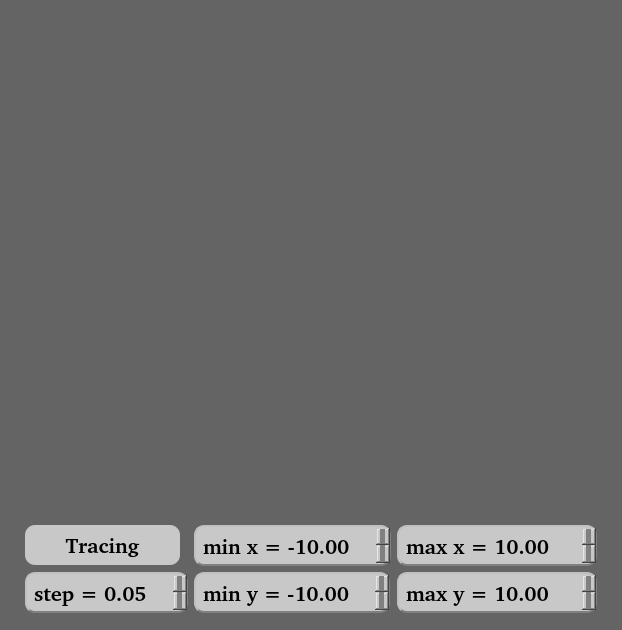
<?xml version="1.0" encoding="UTF-8"?>
<ui version="4.0">
 <class>Graph</class>
 <widget class="QDialog" name="Graph">
  <property name="geometry">
   <rect>
    <x>0</x>
    <y>0</y>
    <width>620</width>
    <height>630</height>
   </rect>
  </property>
  <property name="sizePolicy">
   <sizepolicy hsizetype="Fixed" vsizetype="Fixed">
    <horstretch>0</horstretch>
    <verstretch>0</verstretch>
   </sizepolicy>
  </property>
  <property name="minimumSize">
   <size>
    <width>0</width>
    <height>0</height>
   </size>
  </property>
  <property name="maximumSize">
   <size>
    <width>620</width>
    <height>630</height>
   </size>
  </property>
  <property name="windowTitle">
   <string>Graph</string>
  </property>
  <property name="styleSheet">
   <string notr="true">background: rgb(100, 100, 100)</string>
  </property>
  <layout class="QVBoxLayout" name="verticalLayout">
   <item>
    <widget class="QCustomPlot" name="customPlot" native="true">
     <property name="enabled">
      <bool>false</bool>
     </property>
     <property name="sizePolicy">
      <sizepolicy hsizetype="Fixed" vsizetype="Fixed">
       <horstretch>0</horstretch>
       <verstretch>0</verstretch>
      </sizepolicy>
     </property>
     <property name="minimumSize">
      <size>
       <width>600</width>
       <height>500</height>
      </size>
     </property>
    </widget>
   </item>
   <item>
    <layout class="QHBoxLayout" name="horizontalLayout">
     <item>
      <layout class="QGridLayout" name="gridLayout">
       <item row="0" column="2">
        <widget class="QDoubleSpinBox" name="doubleSpinBox_max_x">
         <property name="sizePolicy">
          <sizepolicy hsizetype="Fixed" vsizetype="Fixed">
           <horstretch>0</horstretch>
           <verstretch>0</verstretch>
          </sizepolicy>
         </property>
         <property name="minimumSize">
          <size>
           <width>140</width>
           <height>40</height>
          </size>
         </property>
         <property name="font">
          <font>
           <family>Nimbus Sans [urw]</family>
           <pointsize>16</pointsize>
           <bold>true</bold>
          </font>
         </property>
         <property name="styleSheet">
          <string notr="true">QDoubleSpinBox{
color: black;
border: 2px solid gray;
border-radius: 10px;
border-style: outset;
background: rgb(200, 200, 200);
padding: 5px;
}
QDoubleSpinBox::up-arrow {
background : gray;
}
QDoubleSpinBox::down-arrow {
background : gray;
}
</string>
         </property>
         <property name="prefix">
          <string>max x = </string>
         </property>
         <property name="minimum">
          <double>-100.000000000000000</double>
         </property>
         <property name="maximum">
          <double>100.000000000000000</double>
         </property>
         <property name="value">
          <double>10.000000000000000</double>
         </property>
        </widget>
       </item>
       <item row="1" column="1">
        <widget class="QDoubleSpinBox" name="doubleSpinBox_min_y">
         <property name="sizePolicy">
          <sizepolicy hsizetype="Fixed" vsizetype="Fixed">
           <horstretch>0</horstretch>
           <verstretch>0</verstretch>
          </sizepolicy>
         </property>
         <property name="minimumSize">
          <size>
           <width>140</width>
           <height>40</height>
          </size>
         </property>
         <property name="font">
          <font>
           <family>Nimbus Sans [urw]</family>
           <pointsize>16</pointsize>
           <bold>true</bold>
          </font>
         </property>
         <property name="styleSheet">
          <string notr="true">QDoubleSpinBox{
color: black;
border: 2px solid gray;
border-radius: 10px;
border-style: outset;
background: rgb(200, 200, 200);
padding: 5px;
}
QDoubleSpinBox::up-arrow {
background : gray;
}
QDoubleSpinBox::down-arrow {
background : gray;
}
</string>
         </property>
         <property name="prefix">
          <string>min y = </string>
         </property>
         <property name="minimum">
          <double>-100.000000000000000</double>
         </property>
         <property name="maximum">
          <double>100.000000000000000</double>
         </property>
         <property name="value">
          <double>-10.000000000000000</double>
         </property>
        </widget>
       </item>
       <item row="1" column="2">
        <widget class="QDoubleSpinBox" name="doubleSpinBox_max_y">
         <property name="sizePolicy">
          <sizepolicy hsizetype="Fixed" vsizetype="Fixed">
           <horstretch>0</horstretch>
           <verstretch>0</verstretch>
          </sizepolicy>
         </property>
         <property name="minimumSize">
          <size>
           <width>140</width>
           <height>40</height>
          </size>
         </property>
         <property name="font">
          <font>
           <family>Nimbus Sans [urw]</family>
           <pointsize>16</pointsize>
           <bold>true</bold>
          </font>
         </property>
         <property name="styleSheet">
          <string notr="true">QDoubleSpinBox{
color: black;
border: 2px solid gray;
border-radius: 10px;
border-style: outset;
background: rgb(200, 200, 200);
padding: 5px;
}
QDoubleSpinBox::up-arrow {
background : gray;
}
QDoubleSpinBox::down-arrow {
background : gray;
}
</string>
         </property>
         <property name="prefix">
          <string>max y = </string>
         </property>
         <property name="minimum">
          <double>-100.000000000000000</double>
         </property>
         <property name="maximum">
          <double>100.000000000000000</double>
         </property>
         <property name="value">
          <double>10.000000000000000</double>
         </property>
        </widget>
       </item>
       <item row="0" column="1">
        <widget class="QDoubleSpinBox" name="doubleSpinBox_min_x">
         <property name="sizePolicy">
          <sizepolicy hsizetype="Fixed" vsizetype="Fixed">
           <horstretch>0</horstretch>
           <verstretch>0</verstretch>
          </sizepolicy>
         </property>
         <property name="minimumSize">
          <size>
           <width>140</width>
           <height>40</height>
          </size>
         </property>
         <property name="font">
          <font>
           <family>Nimbus Sans [urw]</family>
           <pointsize>16</pointsize>
           <bold>true</bold>
          </font>
         </property>
         <property name="styleSheet">
          <string notr="true">QDoubleSpinBox{
color: black;
border: 2px solid gray;
border-radius: 10px;
border-style: outset;
background: rgb(200, 200, 200);
padding: 5px;
}
QDoubleSpinBox::up-arrow {
background : gray;
}
QDoubleSpinBox::down-arrow {
background : gray;
}
</string>
         </property>
         <property name="prefix">
          <string>min x = </string>
         </property>
         <property name="suffix">
          <string/>
         </property>
         <property name="decimals">
          <number>2</number>
         </property>
         <property name="minimum">
          <double>-100.000000000000000</double>
         </property>
         <property name="maximum">
          <double>100.000000000000000</double>
         </property>
         <property name="value">
          <double>-10.000000000000000</double>
         </property>
        </widget>
       </item>
       <item row="0" column="0">
        <widget class="QPushButton" name="pushButton">
         <property name="sizePolicy">
          <sizepolicy hsizetype="Fixed" vsizetype="Fixed">
           <horstretch>0</horstretch>
           <verstretch>0</verstretch>
          </sizepolicy>
         </property>
         <property name="minimumSize">
          <size>
           <width>155</width>
           <height>40</height>
          </size>
         </property>
         <property name="font">
          <font>
           <family>Nimbus Sans [urw]</family>
           <pointsize>16</pointsize>
           <bold>true</bold>
          </font>
         </property>
         <property name="styleSheet">
          <string notr="true">QPushButton {
color: black;
border: none;
border-radius: 10px;
border-style: outset;
background: rgb(200, 200, 200);
padding: 5px;
}

QPushButton:hover {
background: rgb(223, 223, 0);
}
</string>
         </property>
         <property name="text">
          <string>Tracing</string>
         </property>
        </widget>
       </item>
       <item row="1" column="0">
        <widget class="QDoubleSpinBox" name="doubleSpinBox_step">
         <property name="sizePolicy">
          <sizepolicy hsizetype="Fixed" vsizetype="Fixed">
           <horstretch>0</horstretch>
           <verstretch>0</verstretch>
          </sizepolicy>
         </property>
         <property name="minimumSize">
          <size>
           <width>140</width>
           <height>40</height>
          </size>
         </property>
         <property name="font">
          <font>
           <family>Nimbus Sans [urw]</family>
           <pointsize>16</pointsize>
           <bold>true</bold>
          </font>
         </property>
         <property name="styleSheet">
          <string notr="true">QDoubleSpinBox{
color: black;
border: 2px solid gray;
border-radius: 10px;
border-style: outset;
background: rgb(200, 200, 200);
padding: 5px;
}
QDoubleSpinBox::up-arrow {
background : gray;
}
QDoubleSpinBox::down-arrow {
background : gray;
}
</string>
         </property>
         <property name="prefix">
          <string>step = </string>
         </property>
         <property name="decimals">
          <number>2</number>
         </property>
         <property name="minimum">
          <double>0.010000000000000</double>
         </property>
         <property name="maximum">
          <double>10.000000000000000</double>
         </property>
         <property name="singleStep">
          <double>0.100000000000000</double>
         </property>
         <property name="value">
          <double>0.050000000000000</double>
         </property>
        </widget>
       </item>
      </layout>
     </item>
    </layout>
   </item>
  </layout>
 </widget>
 <customwidgets>
  <customwidget>
   <class>QCustomPlot</class>
   <extends>QWidget</extends>
   <header location="global">qcustomplot.h</header>
   <container>1</container>
  </customwidget>
 </customwidgets>
 <resources/>
 <connections/>
</ui>
